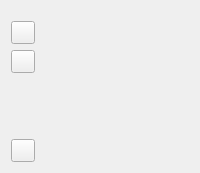
      <widget class="CardWidget" name="groupBox_2">
       <layout class="QVBoxLayout" name="verticalLayout_12">
        <item>
         <spacer name="verticalSpacer">
          <property name="orientation">
           <enum>Qt::Vertical</enum>
          </property>
          <property name="sizeType">
           <enum>QSizePolicy::Fixed</enum>
          </property>
          <property name="sizeHint" stdset="0">
           <size>
            <width>20</width>
            <height>10</height>
           </size>
          </property>
         </spacer>
        </item>
        <item>
         <widget class="ToggleToolButton" name="listcon">
          <property name="toolTip">
           <string>原始列表</string>
          </property>
          <property name="icon">
           <iconset>
            <normaloff>resources/op_icon/folder.png</normaloff>
            <normalon>resources/op_icon/folder_1.png</normalon>
            <selectedoff>resources/op_icon/folder.png</selectedoff>resources/op_icon/folder.png</iconset>
          </property>
          <property name="checked">
           <bool>true</bool>
          </property>
         </widget>
        </item>
        <item>
         <widget class="ToggleToolButton" name="workcon">
          <property name="toolTip">
           <string>工作区</string>
          </property>
          <property name="icon">
           <iconset>
            <normaloff>resources/op_icon/workspace.png</normaloff>
            <normalon>resources/op_icon/workspace_1.png</normalon>resources/op_icon/workspace.png</iconset>
          </property>
          <property name="checked">
           <bool>true</bool>
          </property>
         </widget>
        </item>
        <item>
         <spacer name="verticalSpacer_2">
          <property name="orientation">
           <enum>Qt::Vertical</enum>
          </property>
          <property name="sizeHint" stdset="0">
           <size>
            <width>20</width>
            <height>60</height>
           </size>
          </property>
         </spacer>
        </item>
        <item>
         <widget class="ToggleToolButton" name="terminalcon">
          <property name="toolTip">
           <string>终端</string>
          </property>
          <property name="icon">
           <iconset>
            <normaloff>resources/op_icon/terminal.png</normaloff>
            <normalon>resources/op_icon/terminal_1.png</normalon>resources/op_icon/terminal.png</iconset>
          </property>
          <property name="checked">
           <bool>true</bool>
          </property>
         </widget>
        </item>
       </layout>
      </widget>
